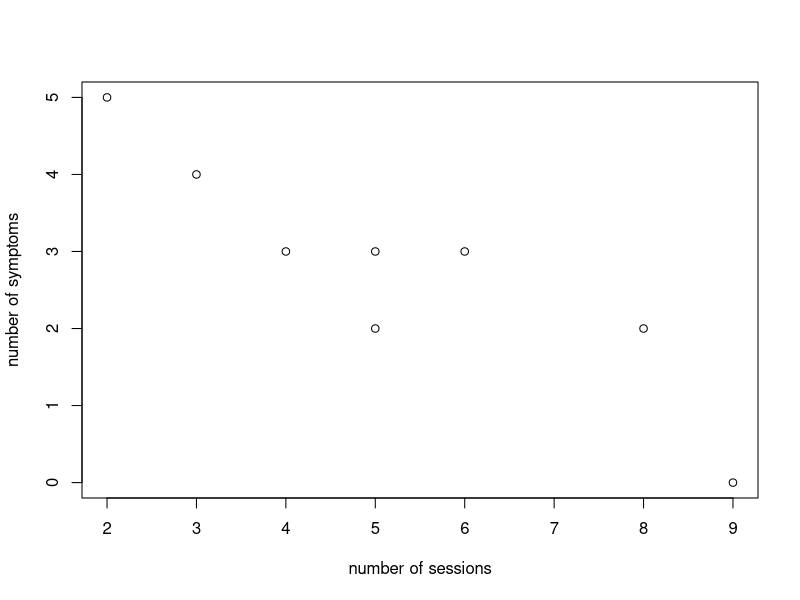
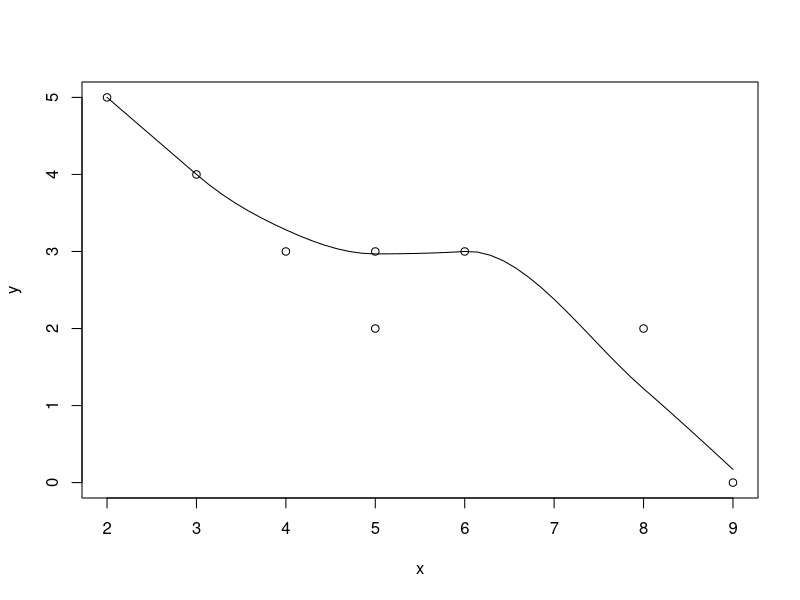

The R source for these figures, in order:
# linear regression

# table 16.5
x <- c(9, 5, 8, 2, 6, 3, 5, 4)
y <- c(0, 3, 2, 5, 3, 4, 2, 3)

plot(x,y, xlab="number of sessions", ylab = "number of symptoms")
scatter.smooth(x,y)

model <- lm(y~x)
summary(model)

# multiple regression Example 16.4 
age <- c(19, 21, 26, 28, 32, 30)
education <- c(12, 14, 13, 18, 17, 16)
sales <- c(20, 40, 30, 68, 70, 60)

df <- data.frame(age, education, sales)

model <- lm(sales~ age + education, data = df)
summary(model)

b <- summary(model)$coef[2:3,1]

sy <- apply(model$model[1], 2, sd)
sx <- apply(model$model[2:3], 2, sd)

betas <- b * (sx/sy)
